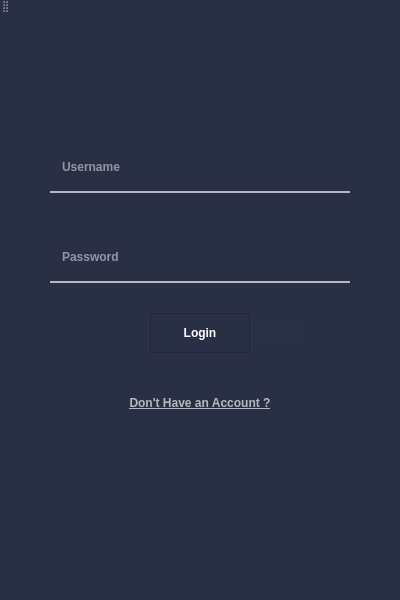
<?xml version="1.0" encoding="UTF-8"?>
<ui version="4.0">
 <class>ETM</class>
 <widget class="QMainWindow" name="ETM">
  <property name="geometry">
   <rect>
    <x>0</x>
    <y>0</y>
    <width>400</width>
    <height>600</height>
   </rect>
  </property>
  <property name="sizePolicy">
   <sizepolicy hsizetype="Preferred" vsizetype="Preferred">
    <horstretch>0</horstretch>
    <verstretch>0</verstretch>
   </sizepolicy>
  </property>
  <property name="windowTitle">
   <string>EmployeesTaskManager</string>
  </property>
  <property name="styleSheet">
   <string notr="true">/*Copyright (c) DevSec Studio. All rights reserved.

MIT License

Permission is hereby granted, free of charge, to any person obtaining a copy
of this software and associated documentation files (the &quot;Software&quot;), to deal
in the Software without restriction, including without limitation the rights
to use, copy, modify, merge, publish, distribute, sublicense, and/or sell
copies of the Software, and to permit persons to whom the Software is
furnished to do so, subject to the following conditions:

The above copyright notice and this permission notice shall be included in all
copies or substantial portions of the Software.

THE SOFTWARE IS PROVIDED *AS IS*, WITHOUT WARRANTY OF ANY KIND, EXPRESS OR
IMPLIED, INCLUDING BUT NOT LIMITED TO THE WARRANTIES OF MERCHANTABILITY,
FITNESS FOR A PARTICULAR PURPOSE AND NONINFRINGEMENT. IN NO EVENT SHALL THE
AUTHORS OR COPYRIGHT HOLDERS BE LIABLE FOR ANY CLAIM, DAMAGES OR OTHER
LIABILITY, WHETHER IN AN ACTION OF CONTRACT, TORT OR OTHERWISE, ARISING FROM,
OUT OF OR IN CONNECTION WITH THE SOFTWARE OR THE USE OR OTHER DEALINGS IN THE SOFTWARE.
*/

/*-----QWidget-----*/
QWidget
{
	background-color: #292f45;
;
	color: #fff;
	border-color: #000000;

}


/*-----QLabel-----*/
QLabel
{
	background-color: #292f45;
	color: #b9b9bb;
	border-color: #000000;

}


/*-----QPushButton-----*/
QPushButton
{
	font-weight: bold;
	border-style: solid;
	border-width: 1px;
	border-color: #3D5AFA;
	padding: 10px;

}


QPushButton::hover
{
	

}


QPushButton::pressed
{
	background-color: rgb(32, 37, 54);
	color: #fff;

}


/*-----QToolButton-----*/
QToolButton
{
	background-color: #292f45;
	color: #000000;
	border-style: solid;
	border-color: #000000;

}


QToolButton::hover
{
	background-color: #fc7c11;
	color: #000000;
	padding: 2px;
	border-radius: 15px;
	border-color: #fc7c11;

}


QToolButton::pressed
{
	background-color: #fc7c11;
	color: #000000;
	border-style: solid;
	border-width: 2px;

}


/*-----QLineEdit-----*/
QLineEdit{
	background-color: #292f45;
	color: #fff;
	font-weight: bold;
	border-style: solid;
	border-width: 2px;
	border-top: 0px;
	border-left: 0px;
	border-right: 0px;
	border-color: #b9b9bb;
	padding: 10px;

}


/*-----QCheckBox-----*/
QCheckBox
{
	background-color: transparent;
	color: #b9b9bb;
	font-weight: bold;

}


QCheckBox::indicator
{
    color: #b1b1b1;
    background-color: #00111d;
    border: 1px solid #f0742f;
    width: 12px;
    height: 12px;

}


QCheckBox::indicator:checked
{
    image:url(&quot;./ressources/check.png&quot;); /*To replace*/
	background-color: #1f2b2b;
    border: 1px solid #f0742f;

}


QCheckBox::indicator:unchecked:hover
{
    border: 1px solid #f0742f;

}


QCheckBox::disabled
{
	color: #656565;

}


QCheckBox::indicator:disabled
{
	background-color: #656565;
	color: #656565;
    border: 1px solid #656565;

}
</string>
  </property>
  <widget class="QWidget" name="centralWidget">
   <widget class="QLineEdit" name="main_username">
    <property name="geometry">
     <rect>
      <x>50</x>
      <y>130</y>
      <width>300</width>
      <height>50</height>
     </rect>
    </property>
    <property name="styleSheet">
     <string notr="true">color: #fff;</string>
    </property>
    <property name="text">
     <string/>
    </property>
    <property name="placeholderText">
     <string>Username</string>
    </property>
   </widget>
   <widget class="QLineEdit" name="main_password">
    <property name="geometry">
     <rect>
      <x>50</x>
      <y>220</y>
      <width>300</width>
      <height>50</height>
     </rect>
    </property>
    <property name="echoMode">
     <enum>QLineEdit::Password</enum>
    </property>
    <property name="placeholderText">
     <string>Password</string>
    </property>
   </widget>
   <widget class="QPushButton" name="login_btn">
    <property name="geometry">
     <rect>
      <x>150</x>
      <y>300</y>
      <width>100</width>
      <height>40</height>
     </rect>
    </property>
    <property name="styleSheet">
     <string notr="true">border-color: rgb(32, 37, 54)</string>
    </property>
    <property name="text">
     <string>Login</string>
    </property>
   </widget>
   <widget class="QPushButton" name="tosignup_btn">
    <property name="geometry">
     <rect>
      <x>110</x>
      <y>370</y>
      <width>180</width>
      <height>40</height>
     </rect>
    </property>
    <property name="cursor">
     <cursorShape>PointingHandCursor</cursorShape>
    </property>
    <property name="styleSheet">
     <string notr="true">/*-----QPushButton-----*/
QPushButton
{
	background-color: #292f45;
	color: #b9b9bb;
	font-weight: bold;
	border-color: #292f45;
	text-decoration:underline;
}

QPushButton::hover
{
	color: #fff;
}</string>
    </property>
    <property name="text">
     <string>Don't Have an Account ?</string>
    </property>
    <property name="flat">
     <bool>true</bool>
    </property>
   </widget>
   <widget class="QPushButton" name="signinWarning">
    <property name="geometry">
     <rect>
      <x>260</x>
      <y>310</y>
      <width>41</width>
      <height>21</height>
     </rect>
    </property>
    <property name="toolTip">
     <string>&lt;html&gt;&lt;head/&gt;&lt;body&gt;&lt;p&gt;&lt;span style=&quot; font-size:10pt; color:#ffffff;&quot;&gt;Either the Username or the Password invalid&lt;/span&gt;&lt;/p&gt;&lt;/body&gt;&lt;/html&gt;</string>
    </property>
    <property name="whatsThis">
     <string>&lt;html&gt;&lt;head/&gt;&lt;body&gt;&lt;p&gt;&lt;span style=&quot; font-size:10pt; color:#ffffff;&quot;&gt;Please Enter a Valid Username and Password&lt;/span&gt;&lt;/p&gt;&lt;/body&gt;&lt;/html&gt;</string>
    </property>
    <property name="styleSheet">
     <string notr="true">border: none;
color:rgba(240,78,78,10);
background-color: rgba(78, 78, 78, 10);</string>
    </property>
    <property name="text">
     <string/>
    </property>
    <property name="icon">
     <iconset>
      <normaloff>res/exclamation-mark.png</normaloff>res/exclamation-mark.png</iconset>
    </property>
   </widget>
  </widget>
  <widget class="QMenuBar" name="menuBar">
   <property name="geometry">
    <rect>
     <x>0</x>
     <y>0</y>
     <width>400</width>
     <height>21</height>
    </rect>
   </property>
  </widget>
  <widget class="QToolBar" name="mainToolBar">
   <attribute name="toolBarArea">
    <enum>TopToolBarArea</enum>
   </attribute>
   <attribute name="toolBarBreak">
    <bool>false</bool>
   </attribute>
  </widget>
  <widget class="QStatusBar" name="statusBar"/>
 </widget>
 <layoutdefault spacing="6" margin="11"/>
 <resources>
  <include location="ETM.qrc"/>
 </resources>
 <connections/>
</ui>
